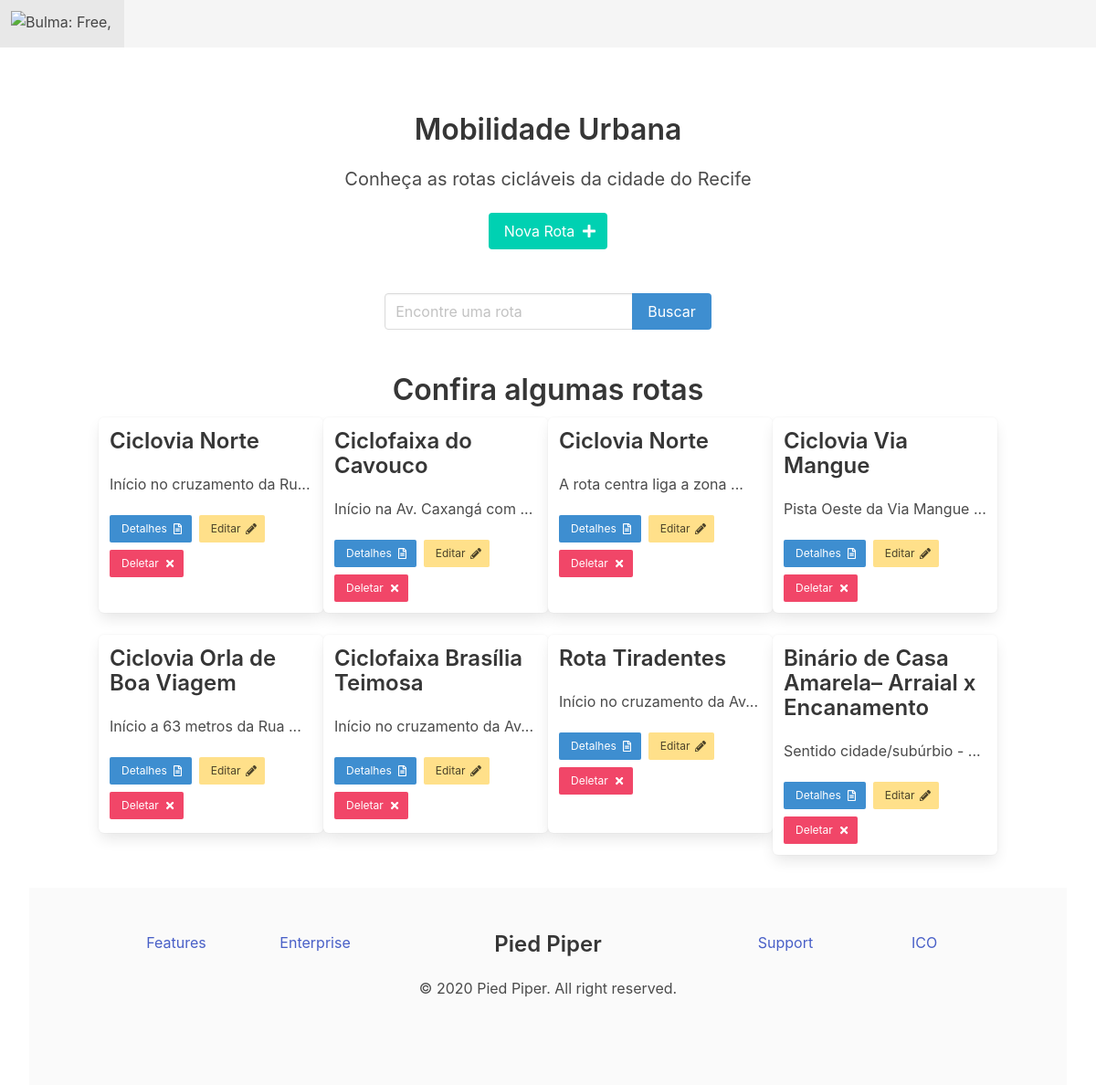
The page / on the database its author committed.
### rotas/models.py (models this page shows, shortened)
class Rotas(models.Model):
    nome = models.CharField('Nome', max_length=50)
    descricao = models.CharField('Descrição', max_length=500)
    tamanho = models.DecimalField('Tamanho da Rota em Km', max_digits=4, decimal_places=2)
    create_at = models.DateTimeField(auto_now_add=True)
    update_at = models.DateTimeField(auto_now=True)

### rotas/views.py (the view)
# urls.py: path('', RotasListView.as_view(), name='rotas-list'),
class RotasListView(ListView):
    model = Rotas
    template_name = 'rotas/rotas_list.html'
    def get_queryset(self):
        queryset = super(RotasListView, self).get_queryset()
        if self.request.GET.get('q'):
            queryset = Rotas.objects.filter(nome__icontains=self.request.GET.get('q'))
        return queryset

### rotas/templates/rotas/rotas_list.html
{% extends 'base.html' %}
{% block content %}
    <section class="hero">
        <div class="hero-body">
            <div class="container has-text-centered">
                <h1 class="title is-spaced">Mobilidade Urbana</h1>
                <h2 class="subtitle">Conheça as rotas cicláveis da cidade do Recife</h2>
                <div class="buttons is-centered">
                    <a class="control button is-primary" href="{% url 'rotas:rotas-create' %}">
                        <span>Nova Rota</span>
                        <span class="icon is-small">
                           <i class="fas fa-plus"></i>
                        </span>
                    </a>
                </div>
            </div>
        </div>
    </section>
    <section class="hero">
        <div class="container is-centered">
            <form action="{% url 'rotas:rotas-list' %}" method="get">
                <div class="field has-addons">
                    <div class="control">
                        <input id="search" class="input" type="text" name='q' value="{{ request.GET.q }}"
                               placeholder="Encontre uma rota">
                    </div>
                    <div class="control">
                        <button class="button is-info" type="submit">Buscar</button>
                    </div>
                </div>
            </form>
        </div>
    </section>
    <section class="section">
        <div class="container">
            <h2 class="title has-text-centered">Confira algumas rotas</h2>
            <div class="columns is-multiline">
                {% for rote in object_list %}
                    <div class="column is-3 box">
                        <h4 class="title is-spaced is-4">{{ rote.nome }}</h4>
                        <p class="subtitle is-6">{{ rote.descricao|truncatechars:30 }}</p>
                        <div class="buttons are-small">
                            <a class="button is-info" href="{% url 'rotas:rotas-detail' rote.pk %}">
                                <span>Detalhes</span>
                                <span class="icon is-small">
                                    <i class="far fa-file-alt"></i>
                                </span>
                            </a>
                            <a class="button is-warning" href="{% url 'rotas:rotas-edit' rote.pk %}">
                                <span>Editar</span>
                                <span class="icon is-small">
                                    <i class="fas fa-pencil-alt"></i>
                                </span>
                            </a>
                            <a class="button is-danger" href="{% url 'rotas:rotas-delete' rote.pk %}">
                                <span>Deletar</span>
                                <span class="icon is-small">
                                    <i class="fas fa-times"></i>
                                </span>
                            </a>
                        </div>
                    </div>
                {% empty %}
                    <article class="message is-danger">
                        <div class="message-body">
                            <strong>Nehuma rota encontrada</strong>
                        </div>
                    </article>
                {% endfor %}
            </div>
        </div>
    </section>
{% endblock content %}

### rows shown on the page
Rotas: nome "Ciclovia Norte", descricao "Início no cruzamento da Ru..."
Rotas: nome "Ciclofaixa do Cavouco", descricao "Início na Av. Caxangá com ..."
Rotas: nome "Ciclovia Norte", descricao "A rota centra liga a zona ..."
Rotas: nome "Ciclovia Via Mangue", descricao "Pista Oeste da Via Mangue ..."
Rotas: nome "Ciclovia Orla de Boa Viagem", descricao "Início a 63 metros da Rua ..."
Rotas: nome "Ciclofaixa Brasília Teimosa", descricao "Início no cruzamento da Av..."
Rotas: nome "Rota Tiradentes", descricao "Início no cruzamento da Av..."
Rotas: nome "Binário de Casa Amarela– Arraial x Encanamento", descricao "Sentido cidade/subúrbio - ..."
